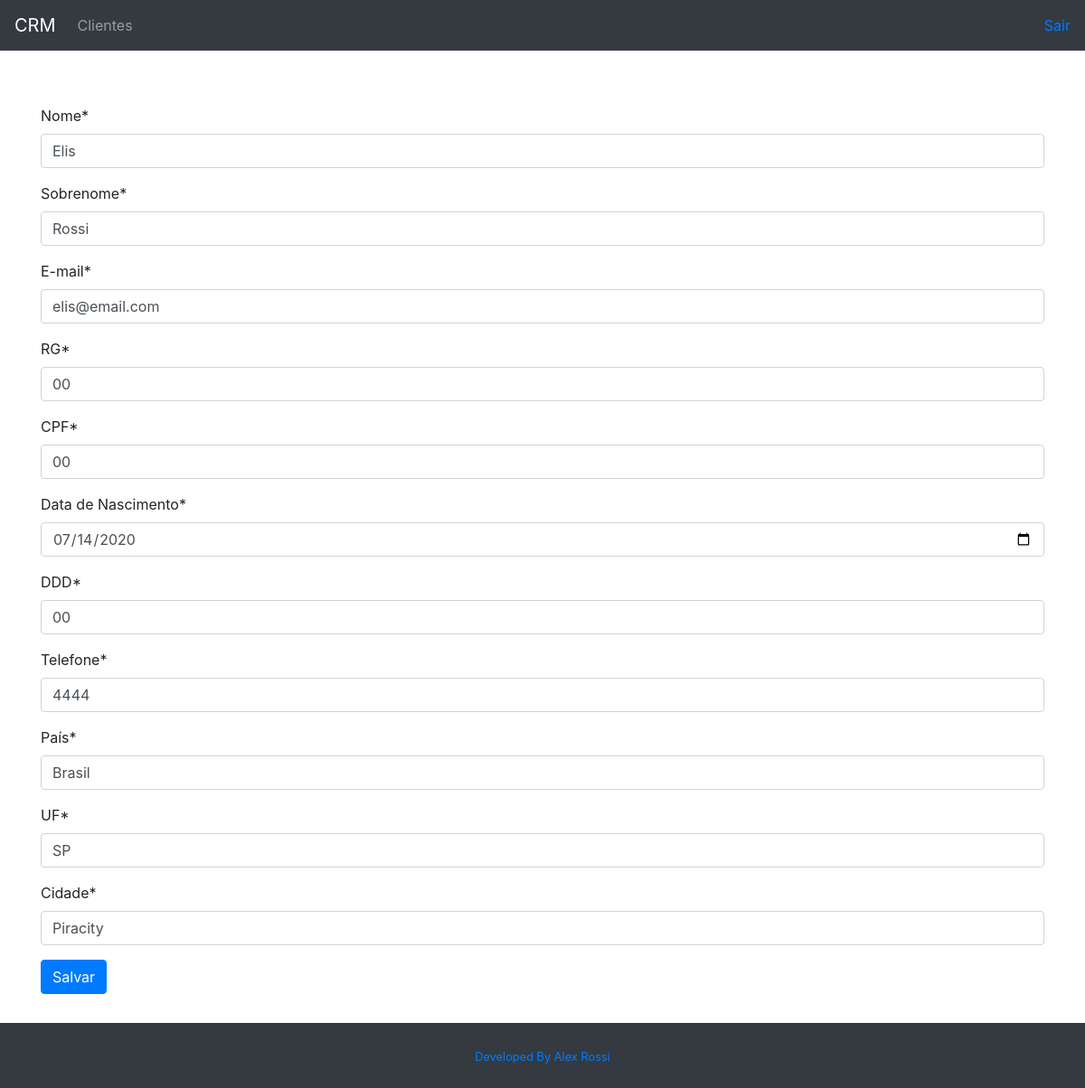
The app's page /customer/2/ with its own data.
### customer/models.py (models this page shows, shortened)
class Customer(models.Model):
  first_name = models.CharField(max_length=30)
  last_name = models.CharField(max_length=50)
  email = models.EmailField()
  document_rg = models.CharField(max_length=9)
  document_cpf = models.CharField(max_length=11)
  birth_date = models.DateField()
  area_code = models.CharField(max_length=3)
  phone_number = models.CharField(max_length=9)
  country = models.CharField(max_length=30)
  state = models.CharField(max_length=30)
  city = models.CharField(max_length=30)
  created_date = models.DateTimeField(auto_now_add=True)
  updated_date = models.DateTimeField(auto_now=True)
  active = models.BooleanField(default=True)
  class Meta:
    db_table = "customer"

### customer/views.py (the view, shortened to what this page needs)
# urls.py: path("<int:id>/", CustomerUpdateView.as_view(), name="customer-update"),
class CustomerUpdateView(UpdateView):
  template_name = "customer/customer.html"
  form_class = CustomerForm
  def get_object(self):
    id = self.kwargs.get("id")
    return get_object_or_404(Customer, id=id)

### customer/forms.py
class CustomerForm(forms.ModelForm):
  first_name = forms.CharField(
    label="Nome",
    error_messages={"max_length": "Máximo de 30 caracteres"}
    )
  last_name = forms.CharField(
    label="Sobrenome",
    error_messages={"max_length": "Máximo de 50 caracteres"}
    )
  email = forms.EmailField(label="E-mail")
  document_rg = forms.CharField(label="RG")
  document_cpf = forms.CharField(label="CPF")
  birth_date = forms.DateField(label="Data de Nascimento", widget=DateInput())
  area_code = forms.RegexField(
    label="DDD",
    regex=r"^\+?1?[0-9]{2}$",
    error_messages={"invalid": "Número de DDD inválido"}
    )
  phone_number = forms.RegexField(
    label="Telefone",
    regex=r"^\+?1?[0-9]{9,15}$",
    error_messages={"invalid": "Número de telefone inválido"}
    )
  country = forms.CharField(label="País")
  state = forms.CharField(label="UF")
  city = forms.CharField(label="Cidade")
  class Meta:
    model = Customer
    fields = (
      "first_name",
      "last_name",
      "email",
      "document_rg",
      "document_cpf",
      "birth_date",
      "area_code",
      "phone_number",
      "country",
      "state",
      "city",
    )

### customer/templates/customer/customer.html (shortened to what this page needs)
{% extends "model-page.html" %}
{% load crispy_forms_tags %}
{% block content %}
  <form method="POST">{% csrf_token %}
    {{ form|crispy }}
    <button type="submit" class="btn btn-primary">Salvar</button>
  </form>
{% endblock %}

### core/templates/model-page.html (style rules this page uses)
html,body { height: 100%; }

### records on screen
Customer: first_name "Elis", last_name "Rossi", email "elis@email.com", document_rg "00", document_cpf "00", birth_date "07/14/2020", area_code "00", phone_number "4444", country "Brasil", state "SP", city "Piracity"
